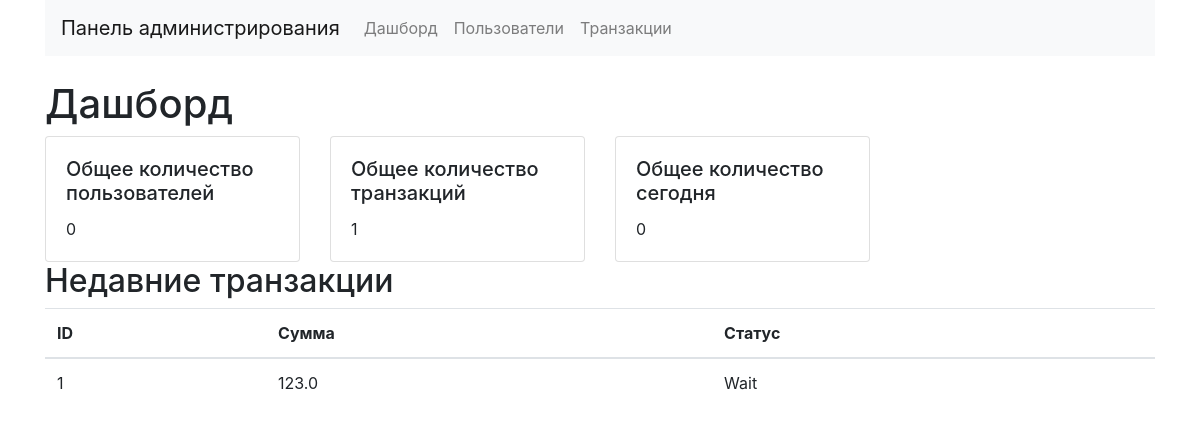
Page /dashboard on the earlier database version.
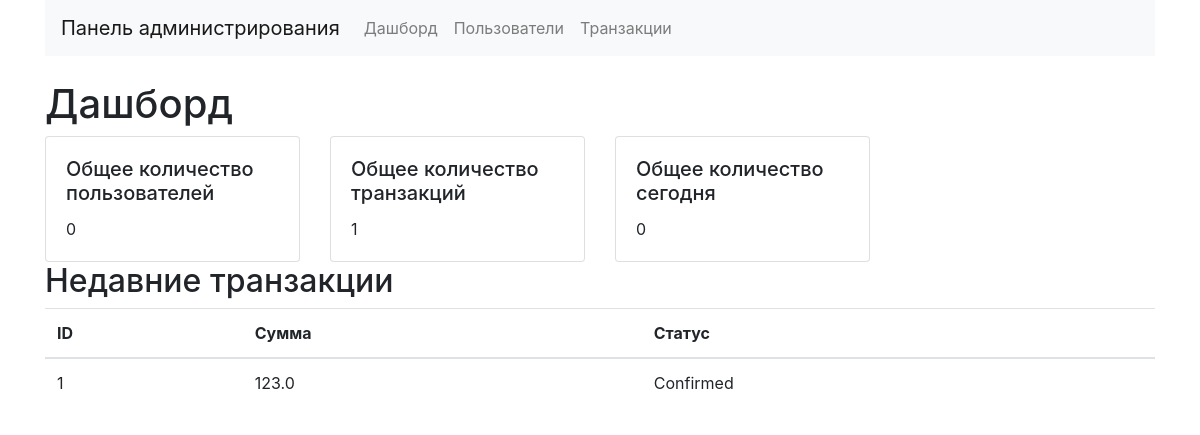
Same page on the later database version.
### app/models/transaction.py (models this page shows, shortened)
class Transaction(db.Model):
    id: so.Mapped[int] = so.mapped_column(primary_key=True, comment='Идентификатор')
    amount: so.Mapped[float] = so.mapped_column(sa.Float, nullable=False, comment='Сумма')
    commission: so.Mapped[float] = so.mapped_column(sa.Float, nullable=False, comment='Комиссия')
    status: so.Mapped[str] = so.mapped_column(
        ChoiceType({"Wait": "Wait", "Confirmed": "Confirmed", "Cancelled": "Cancelled", "Expired": "Expired"}),
        comment='Статус'
    )
    created_at = db.Column(DateTime, default=datetime.utcnow, comment='Время создания')

### app/routes.py (the view)
@app.route('/')
@app.route('/dashboard')
def dashboard():
    total_users = User.query.count()
    total_transactions = Transaction.query.count()
    total_amount_today = db.session.query(db.func.sum(Transaction.amount)).filter(
        db.func.date(Transaction.created_at) == datetime.today().date()
    ).scalar() or 0
    recent_transactions = Transaction.query.order_by(Transaction.created_at.desc()).limit(5).all()
    return render_template('dashboard.html', total_users=total_users, total_transactions=total_transactions,
                           total_amount_today=total_amount_today, recent_transactions=recent_transactions)

### app/models/custom_choice.py (called while the page is built)
    def process_result_value(self, value, dialect):
        if value is None:
            return None
        return self.choices.get(value)

### app/templates/dashboard.html
{% extends 'layout.html' %}
{% block content %}
    <h1>Дашборд</h1>
    <div class="row">
        <div class="col-md-3">
            <div class="card">
                <div class="card-body">
                    <h5 class="card-title">Общее количество пользователей</h5>
                    <p class="card-text">{{ total_users }}</p>
                </div>
            </div>
        </div>
        <div class="col-md-3">
            <div class="card">
                <div class="card-body">
                    <h5 class="card-title">Общее количество транзакций</h5>
                    <p class="card-text">{{ total_transactions }}</p>
                </div>
            </div>
        </div>
        <div class="col-md-3">
            <div class="card">
                <div class="card-body">
                    <h5 class="card-title">Общее количество сегодня</h5>
                    <p class="card-text">{{ total_amount_today }}</p>
                </div>
            </div>
        </div>
    </div>
    <h2>Недавние транзакции</h2>
    <table class="table">
        <thead>
        <tr>
            <th>ID</th>
            <th>Сумма</th>
            <th>Статус</th>
        </tr>
        </thead>
        <tbody>
        {% for transaction in recent_transactions %}
            <tr>
                <td>{{ transaction.id }}</td>
                <td>{{ transaction.amount }}</td>
                <td>{{ transaction.status }}</td>
            </tr>
        {% endfor %}
        </tbody>
    </table>
{% endblock %}

Differences in the rows shown:
changed Transaction id 1: status "Wait" → "Confirmed"
